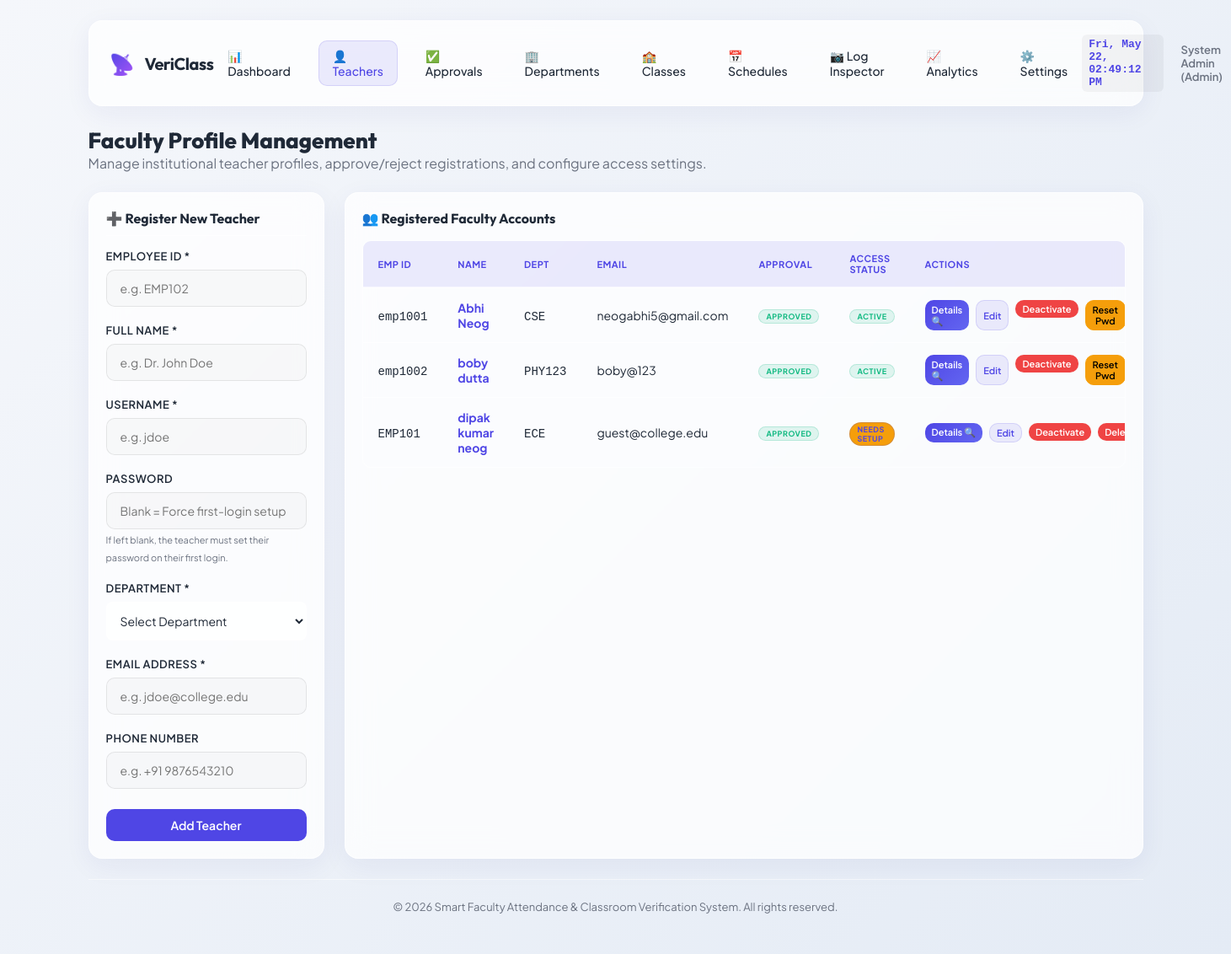
Before: /admin/teachers (signed in) with the older database file.
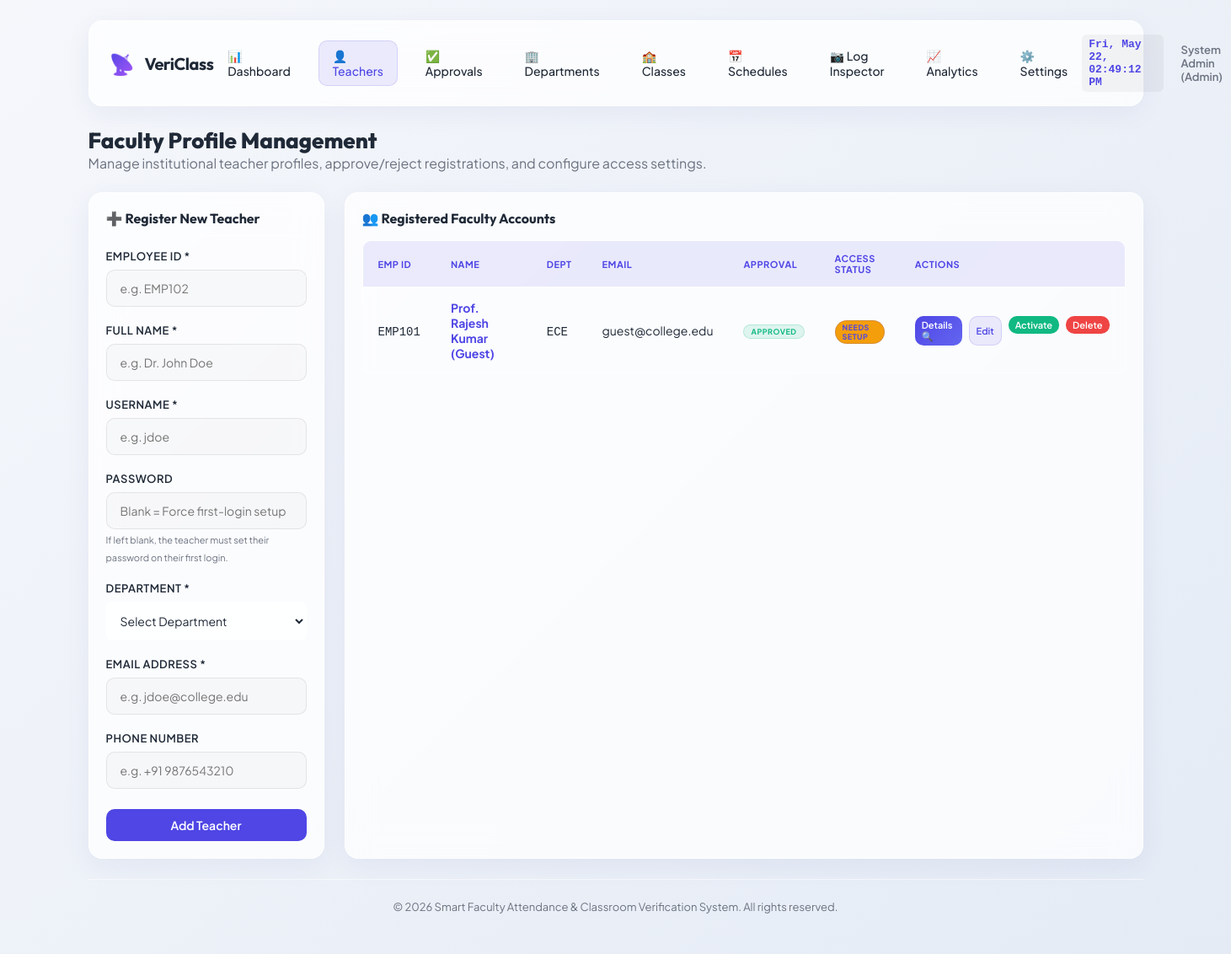
After: the same page with the newer database file.
### models.py (models this page shows, shortened)
class TeacherProfile(db.Model):
    __tablename__ = 'teacher_profiles'
    id = db.Column(db.Integer, primary_key=True)
    user_id = db.Column(db.Integer, db.ForeignKey('users.id', ondelete='CASCADE'), unique=True, nullable=False)
    employee_id = db.Column(db.String(50), unique=True, nullable=False, index=True)
    name = db.Column(db.String(120), nullable=False)
    phone = db.Column(db.String(20), nullable=True)
    department_id = db.Column(db.Integer, db.ForeignKey('departments.id', ondelete='SET NULL'), nullable=True)
    approval_status = db.Column(db.String(20), default='Pending', nullable=False) # 'Pending', 'Approved', 'Rejected'
    approved_by_id = db.Column(db.Integer, db.ForeignKey('users.id'), nullable=True)
    approved_at = db.Column(db.DateTime, nullable=True)
    user = db.relationship('User', foreign_keys=[user_id], back_populates='profile', lazy=True)
    approver = db.relationship('User', foreign_keys=[approved_by_id], lazy=True)
    timetables = db.relationship('Timetable', backref='teacher_profile', cascade="all, delete-orphan", lazy=True)
    attendance_logs = db.relationship('AttendanceLog', backref='teacher_profile', lazy=True)

class Department(db.Model):
    __tablename__ = 'departments'
    id = db.Column(db.Integer, primary_key=True)
    name = db.Column(db.String(100), unique=True, nullable=False)
    code = db.Column(db.String(20), unique=True, nullable=False) # e.g. 'CSE', 'ECE'
    teachers = db.relationship('TeacherProfile', backref='department', lazy=True)

class User(db.Model):
    __tablename__ = 'users'
    id = db.Column(db.Integer, primary_key=True)
    username = db.Column(db.String(80), unique=True, nullable=False, index=True)
    password_hash = db.Column(db.String(255), nullable=True) # Nullable for first-time password setup
    role_id = db.Column(db.Integer, db.ForeignKey('roles.id'), nullable=False)
    email = db.Column(db.String(120), unique=True, nullable=False, index=True)
    is_active = db.Column(db.Boolean, default=True)
    needs_password_setup = db.Column(db.Boolean, default=False)
    created_at = db.Column(db.DateTime, default=datetime.utcnow)
    profile = db.relationship('TeacherProfile', foreign_keys='TeacherProfile.user_id', back_populates='user', uselist=False, cascade="all, delete-orphan", lazy=True)

### app.py (the view, shortened to what this page needs)
@app.route('/admin/teachers', methods=['GET', 'POST'])
def admin_teachers():
    if not is_logged_in() or session.get('role') != 'admin':
        flash("Access Denied.", "danger")
        return redirect(url_for('login'))
    departments = Department.query.order_by(Department.name).all()
    teacher_role = Role.query.filter_by(name='teacher').first()
    profiles = TeacherProfile.query.order_by(TeacherProfile.name).all()
    edit_profile = None
    edit_id = request.args.get('edit_id')
    if edit_id:
        edit_profile = TeacherProfile.query.get(int(edit_id))
    return render_template('admin_teachers.html',
                           teachers=profiles,
                           departments=departments,
                           edit_teacher=edit_profile)

### templates/admin_teachers.html (shortened to what this page needs)
{% extends "base.html" %}
{% block content %}
<div style="margin-bottom: 24px;">
    <h2 style="font-family: var(--font-title); font-size: 26px; font-weight: 800;">Faculty Profile Management</h2>
    <p style="color: var(--color-text-muted);">Manage institutional teacher profiles, approve/reject registrations, and configure access settings.</p>
</div>
<div class="grid-sidebar">
    <div class="glass-card" style="padding: 20px; align-self: flex-start;">
        <h3 style="font-family: var(--font-title); font-size: 16px; margin-bottom: 16px; border-bottom: 1px solid var(--border-card); padding-bottom: 10px;">
            {% if edit_teacher %}📝 Edit Faculty Profile{% else %}➕ Register New Teacher{% endif %}
        </h3>
        <form action="{{ url_for('admin_teachers') }}" method="POST">
            <div class="form-group">
                <label class="form-label" for="employee_id">Employee ID *</label>
                <input class="form-control" type="text" id="employee_id" name="employee_id" value="{{ edit_teacher.employee_id if edit_teacher else '' }}" placeholder="e.g. EMP102" required {% if edit_teacher %}readonly{% endif %}>
            </div>
            <div class="form-group" style="margin-top: 12px;">
                <label class="form-label" for="name">Full Name *</label>
                <input class="form-control" type="text" id="name" name="name" value="{{ edit_teacher.name if edit_teacher else '' }}" placeholder="e.g. Dr. John Doe" required>
            </div>
            <div class="form-group" style="margin-top: 12px;">
                <label class="form-label" for="username">Username *</label>
                <input class="form-control" type="text" id="username" name="username" value="{{ edit_teacher.username if edit_teacher else '' }}" placeholder="e.g. jdoe" required {% if edit_teacher %}readonly{% endif %}>
            </div>
            <div class="form-group" style="margin-top: 12px;">
                <label class="form-label" for="password">Password</label>
                <input class="form-control" type="password" id="password" name="password" placeholder="{% if edit_teacher %}Leave blank to keep current{% else %}Blank = Force first-login setup{% endif %}">
                {% if not edit_teacher %}
                <small style="color: var(--color-text-muted); font-size: 11px;">If left blank, the teacher must set their password on their first login.</small>
                {% endif %}
            </div>
            <div class="form-group" style="margin-top: 12px;">
                <label class="form-label" for="department_id">Department *</label>
                <select class="form-control" id="department_id" name="department_id" required style="background-color: var(--bg-card); color: var(--color-text); border: 1px solid var(--border-card); padding: 12px; border-radius: 8px;">
                    <option value="" disabled selected>Select Department</option>
                </select>
            </div>
            <div class="form-group" style="margin-top: 12px;">
                <label class="form-label" for="email">Email Address *</label>
                <input class="form-control" type="email" id="email" name="email" value="{{ edit_teacher.user.email if edit_teacher and edit_teacher.user else '' }}" placeholder="e.g. jdoe@college.edu" required>
            </div>
            <div class="form-group" style="margin-top: 12px; margin-bottom: 24px;">
                <label class="form-label" for="phone">Phone Number</label>
                <input class="form-control" type="text" id="phone" name="phone" value="{{ edit_teacher.phone if edit_teacher else '' }}" placeholder="e.g. +91 9876543210">
            </div>
            <div style="display: flex; gap: 10px;">
                <button class="btn btn-primary" type="submit" style="flex: 1;">
                    {% if edit_teacher %}Save Changes{% else %}Add Teacher{% endif %}
                </button>
            </div>
        </form>
    </div>
    <div class="glass-card" style="padding: 20px; overflow: hidden;">
        <h3 style="font-family: var(--font-title); font-size: 16px; margin-bottom: 16px;">👥 Registered Faculty Accounts</h3>
        <div class="table-responsive">
            <table class="custom-table">
                <thead>
                    <tr>
                        <th>Emp ID</th>
                        <th>Name</th>
                        <th>Dept</th>
                        <th>Email</th>
                        <th>Approval</th>
                        <th>Access Status</th>
                        <th>Actions</th>
                    </tr>
                </thead>
                <tbody>
                    {% if teachers %}
                        {% for teacher in teachers %}
                            <tr>
                                <td><code>{{ teacher.employee_id }}</code></td>
                                <td style="font-weight: 700;">
                                    <a href="{{ url_for('admin_teacher_details', profile_id=teacher.id) }}" style="color: var(--color-primary); text-decoration: none; border-bottom: 1px dashed transparent; transition: all 0.2s;" onmouseover="this.style.borderBottomColor='var(--color-primary)'" onmouseout="this.style.borderBottomColor='transparent'">{{ teacher.name }}</a>
                                </td>
                                <td><code>{{ teacher.department.code if teacher.department else 'N/A' }}</code></td>
                                <td>{{ teacher.user.email if teacher.user else 'N/A' }}</td>
                                <td>
                                    <span class="badge {% if teacher.approval_status == 'Approved' %}badge-approved{% elif teacher.approval_status == 'Pending' %}badge-pending{% else %}badge-rejected{% endif %}" style="font-size: 9px; padding: 2px 8px;">
                                        {{ teacher.approval_status }}
                                    </span>
                                </td>
                                <td>
                                    {% if teacher.user %}
                                        {% if teacher.user.needs_password_setup %}
                                            <span class="badge badge-pending" style="font-size: 9px; padding: 2px 8px; background-color: var(--color-warning);">Needs Setup</span>
                                        {% elif teacher.user.is_active %}
                                            <span class="badge badge-approved" style="font-size: 9px; padding: 2px 8px;">Active</span>
                                        {% else %}
                                            <span class="badge badge-rejected" style="font-size: 9px; padding: 2px 8px;">Disabled</span>
                                        {% endif %}
                                    {% else %}
                                        <span class="badge badge-rejected" style="font-size: 9px; padding: 2px 8px;">No User</span>
                                    {% endif %}
                                </td>
                                <td>
                                    <div style="display: flex; gap: 8px;">
                                        <a href="{{ url_for('admin_teacher_details', profile_id=teacher.id) }}" class="btn btn-primary" style="padding: 4px 8px; font-size: 11px; background: linear-gradient(135deg, #4f46e5, #6366f1); border: none;">Details 🔍</a>
                                        <a href="?edit_id={{ teacher.id }}" class="btn btn-secondary" style="padding: 4px 8px; font-size: 11px;">Edit</a>
                                        {% if teacher.user %}
                                            <form action="{{ url_for('admin_teachers') }}" method="POST" style="display: inline;" onsubmit="return confirm('Toggle status for this teacher?');">
                                                <button type="submit" class="btn {% if teacher.user.is_active %}btn-danger{% else %}btn-success{% endif %}" style="padding: 4px 8px; font-size: 11px;">
                                                    {{ 'Deactivate' if teacher.user.is_active else 'Activate' }}
                                                </button>
                                            </form>
                                            {% if not teacher.user.needs_password_setup %}
                                                <form action="{{ url_for('admin_teachers') }}" method="POST" style="display: inline;" onsubmit="return confirm('Force credential reset? This deletes their password and forces first-login setup.');">
                                                    <button type="submit" class="btn btn-secondary" style="padding: 4px 8px; font-size: 11px; background-color: var(--color-warning); color: #000; border-color: var(--color-warning);">
                                                        Reset Pwd
                                                    </button>
                                                </form>
                                            {% endif %}
                                        {% endif %}
                                        <form action="{{ url_for('admin_teachers') }}" method="POST" style="display: inline;" onsubmit="return confirm('PERMANENTLY delete this faculty profile and all their history?');">
                                            <button type="submit" class="btn btn-danger" style="padding: 4px 8px; font-size: 11px;">
                                                Delete
                                            </button>
                                        </form>
                                    </div>
                                </td>
                            </tr>
                        {% endfor %}
                    {% else %}
                        <tr>
                            <td colspan="7" style="text-align: center; color: var(--color-text-muted); padding: 30px;">No teachers registered yet. Add one on the left.</td>
                        </tr>
                    {% endif %}
                </tbody>
            </table>
        </div>
    </div>
</div>
{% endblock %}

### templates/base.html (shortened to what this page needs)
<!DOCTYPE html>
<html lang="en" data-theme="dark">
<head>
    <link rel="stylesheet" href="{{ url_for('static', filename='css/style.css') }}">
</head>
<body>
    <div class="app-container">
        <header class="app-header">
            <div class="logo-section">
                <span class="logo-icon">📡</span>
                <span class="logo-text">VeriClass</span>
            </div>
            {% if session.get('user_id') %}
            <nav class="nav-links">
                {% if session.get('role') == 'admin' %}
                    <a href="{{ url_for('admin_dashboard') }}" class="nav-item {% if request.endpoint == 'admin_dashboard' %}active{% endif %}">📊 Dashboard</a>
                    <a href="{{ url_for('admin_teachers') }}" class="nav-item {% if request.endpoint == 'admin_teachers' %}active{% endif %}">👤 Teachers</a>
                    <a href="{{ url_for('admin_approvals') }}" class="nav-item {% if request.endpoint == 'admin_approvals' %}active{% endif %}">✅ Approvals</a>
                    <a href="{{ url_for('admin_departments') }}" class="nav-item {% if request.endpoint == 'admin_departments' %}active{% endif %}">🏢 Departments</a>
                    <a href="{{ url_for('admin_classes') }}" class="nav-item {% if request.endpoint == 'admin_classes' %}active{% endif %}">🏫 Classes</a>
                    <a href="{{ url_for('admin_timetable') }}" class="nav-item {% if request.endpoint == 'admin_timetable' %}active{% endif %}">📅 Schedules</a>
                    <a href="{{ url_for('admin_attendance') }}" class="nav-item {% if request.endpoint == 'admin_attendance' %}active{% endif %}">📷 Log Inspector</a>
                    <a href="{{ url_for('admin_reports') }}" class="nav-item {% if request.endpoint == 'admin_reports' %}active{% endif %}">📈 Analytics</a>
                    <a href="{{ url_for('admin_settings') }}" class="nav-item {% if request.endpoint == 'admin_settings' %}active{% endif %}">⚙️ Settings</a>
                {% else %}
                    <a href="{{ url_for('teacher_dashboard') }}" class="nav-item {% if request.endpoint == 'teacher_dashboard' %}active{% endif %}">🏫 My Schedule</a>
                {% endif %}
            </nav>
            <div class="user-profile">
                <span id="liveClock" style="font-family: monospace; font-size: 13px; font-weight: 700; color: var(--color-primary); background: rgba(0,0,0,0.04); padding: 4px 8px; border-radius: 6px; margin-right: 8px;"></span>
                <span style="font-size: 13px; font-weight: 600; color: var(--color-text-muted);">
                    {{ session.get('name') }} ({{ session.get('role')|capitalize }})
                </span>
            </div>
            {% else %}
            <div class="user-profile">
                <span id="liveClock" style="font-family: monospace; font-size: 13px; font-weight: 700; color: var(--color-primary); background: rgba(0,0,0,0.04); padding: 4px 8px; border-radius: 6px; margin-right: 8px;"></span>
                <button class="theme-toggle" id="themeToggle">🌙</button>
            </div>
            {% endif %}
        </header>
        <main style="flex: 1; display: flex; flex-direction: column;">
            {% block content %}{% endblock %}
        </main>
        <footer class="app-footer">
            <p>&copy; 2026 Smart Faculty Attendance & Classroom Verification System. All rights reserved.</p>
        </footer>
    </div>
</body>
</html>

Changed rows visible on the page:
removed TeacherProfile: employee_id "emp1001", name "Abhi Neog", department "CSE", user "neogabhi5@gmail.com", approval_status "APPROVED", shows "ACTIVE"
removed User: is_active "Deactivate"
removed TeacherProfile: employee_id "emp1002", name "boby dutta", department "PHY123", user "boby@123", approval_status "APPROVED", shows "ACTIVE"
removed User: is_active "Deactivate"
changed TeacherProfile "EMP101": name "dipak kumar neog" → "Prof. Rajesh Kumar (Guest)"
changed User: is_active "Deactivate" → "Activate"
